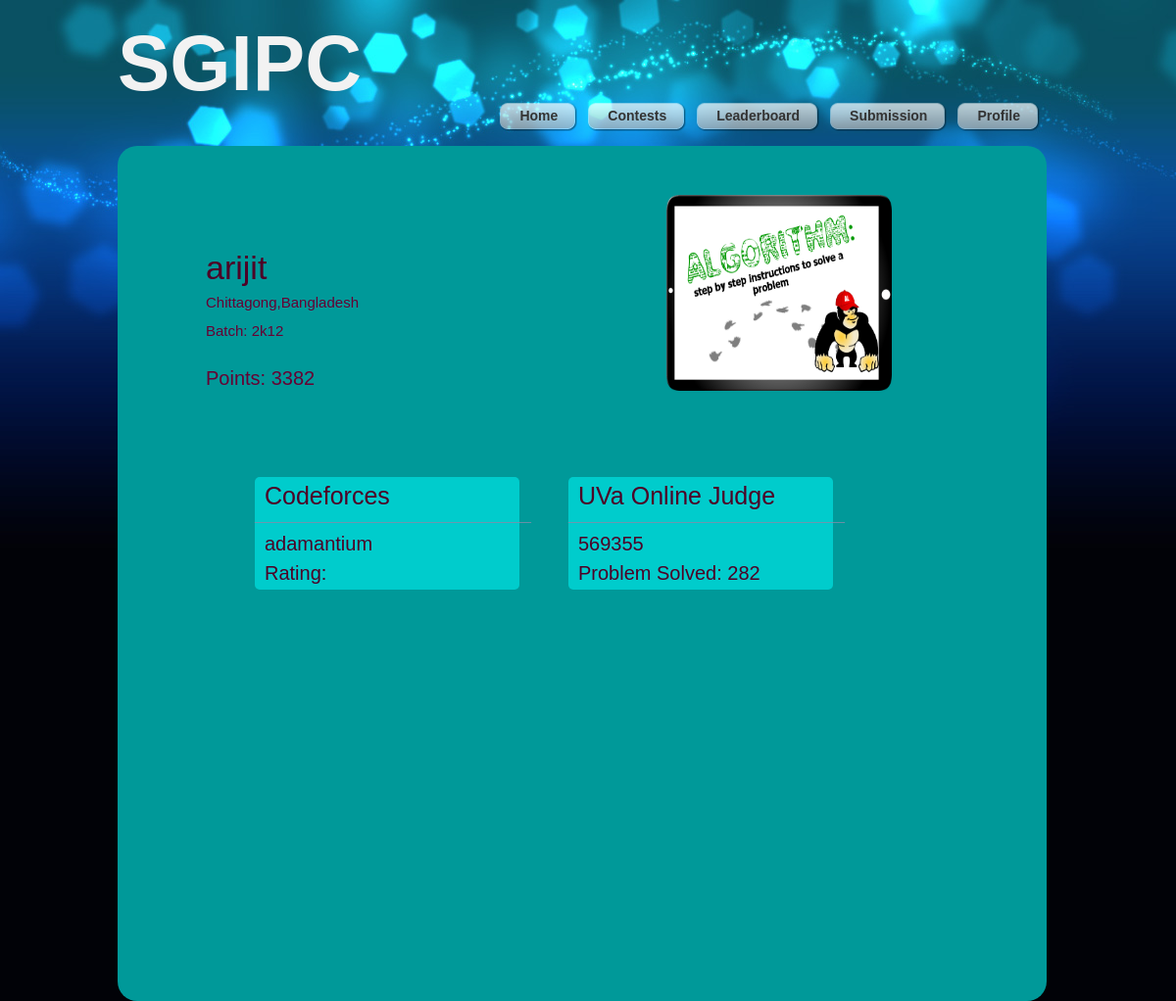
The page /other_profile.php?action=arijit (signed in) on the database its author committed.
### tables this page shows
CREATE TABLE IF NOT EXISTS `point_table` (
  `user_id` int(11) NOT NULL AUTO_INCREMENT,
  `user_name` varchar(255) NOT NULL,
  `point` int(11) NOT NULL,
  PRIMARY KEY (`user_id`)
);

CREATE TABLE IF NOT EXISTS `codeforces_id` (
  `id` int(11) NOT NULL AUTO_INCREMENT,
  `user_name` varchar(255) NOT NULL,
  `cf_id` varchar(255) NOT NULL,
  PRIMARY KEY (`id`)
);

CREATE TABLE IF NOT EXISTS `uva_id` (
  `user_id` int(11) NOT NULL AUTO_INCREMENT,
  `user_name` varchar(255) NOT NULL,
  `handle` varchar(255) NOT NULL,
  PRIMARY KEY (`user_id`)
);

CREATE TABLE IF NOT EXISTS `uva_solve` (
  `user_id` int(11) NOT NULL AUTO_INCREMENT,
  `user_name` varchar(255) NOT NULL,
  `solve` int(11) NOT NULL,
  PRIMARY KEY (`user_id`)
);

### other_profile.php (the view, shortened to what this page needs)
<?php
include "main_page.php";
?>
<head>
  </head>
<body>
<div id="tooplate_outer_wrapper">
    <div id="tooplate_wrapper">
        <?php
            include "header_desc.php";
        ?>
        <div id="tooplate_middle">
            <div style="width:900px;">
                <div style="float:left;height:100px; width:300px;margin-left:50px;margin-top:20px;">
                    <h1 style="color:#4d0026"><?php echo $_GET['action'];?></h1>
                    <div style="margin-top:10px;font-size:15px">
                        <?php
                            $user=$_GET['action'];
                            $sql="SELECT * FROM login_info WHERE user_name='$user'";
                            while($row=mysql_fetch_array(mysql_query($sql)))
                            {
                                if($row['user_name']==$user)
                                {
                                    echo '<p style="color:#660033">'.$row['city'].','.$row['country'].'</p>';
                                    echo '<p style="color:#660033">Batch: '.$row['batch'].'</p>';
                                    break;
                                }
                            }
                        ?>
                    <br>
                    <?php
                        $user=$_GET['action'];
                        $sql="SELECT * FROM point_table WHERE user_name='$user'";
                        $result=mysql_query($sql);
                        while($row=mysql_fetch_array($result))
                        {
                            if($row['user_name']==$user)
                            {
                                echo '<p style="color:#660033; font-size:20px">Points: '.$row['point'].'</p>';
                            }
                        }
                    ?>
                    </div>
                </div>
                <div style="float:left;height:100px; width:400px;margin-right:60px;margin-top:10px;">
                    <?php
                        $user=$_GET['action'];
                        $sql="SELECT user_name,image FROM login_info WHERE user_name='$user'";
                        $result=mysql_query($sql);
                        while($row=mysql_fetch_array($result))
                        {
                            if($row['user_name']==$user)
                            {
                                if($row['image']=="")
                                    echo '<img src="images/default_image.jpg" style="height:200px;width:230px;">';
                                else
                                    echo '<img src="images/'.$row['image'].'" style="height:200px;width:230px;">';
                            }
                        }
                    ?>
                </div>
            </div>
            <br>
            <br>
            <br>
            <br>
            <div style="width:900px;margin-top:200px;">
                <div style="float:left;margin-top:20px;margin-left:100px;/*border:1px solid black;*/width:270px;height:115px;background-color:#00cccc;border-radius:5px">
                    <div style="font-size:25px;color:#4d0026;margin-left:10px;margin-right:auto;margin-top:10px">
                        Codeforces
                    </div>
                    <p>_______________________________________</p>
                    <?php
                        $val=$_GET['action'];
                        $sql="SELECT * FROM codeforces_id WHERE user_name='$val'";
                        $result=mysql_query($sql);
                        while($row = mysql_fetch_array($result))
                        {
                            if($row['user_name']==$val)
                            {
                                $lfm = null;
                                if (empty($lfm)) {
                                    $lfm = file_get_contents("http://codeforces.com/api/user.info?handles=".$row['cf_id']."");
                                }
                                $data=json_decode($lfm,true);
                                $val= $data['result'];
                                echo '<a href="http://codeforces.com/profile/'.$row['cf_id'].'" style="color:#4d0026; font-size:20px; text-decoration:none;margin-left:10px;">'.$row['cf_id'].'</a>';
                                echo '<p style="color:#4d0026; font-size:20px;margin-left:10px;margin-top:10px;">Rating:'.$val[0]['rating'].'</p>';
                                break;
                            }
                        }
                     ?>
                </div>
                <div style="float:left;margin-top:20px;margin-left:50px;/*border:1px solid black;*/width:270px;height:115px;background-color:#00cccc;border-radius:5px">
                    <div style="font-size:25px;color:#4d0026;margin-left:10px;margin-right:auto;margin-top:10px">
                        UVa Online Judge
                    </div>
                    <p>_______________________________________</p>
                    <?php
                        $val=$_GET['action'];
                        $sql="SELECT * FROM uva_solve WHERE user_name='$val'";
                        $result=mysql_query($sql);
                        $solved=0;
                        while($row=mysql_fetch_array($result))
                        {
                            if($row['user_name']==$val)
                            {
                                $solved=$row['solve'];
                                break;
                            }
                        }
                        $sql="SELECT * FROM uva_id WHERE user_name='$val'";
                        $result=mysql_query($sql);
                        while($row = mysql_fetch_array($result))
                        {
                            if($row['user_name']==$val)
                            {
                                echo '<a href="#" style="color:#4d0026; font-size:20px; text-decoration:none;margin-left:10px;">'.$row['handle'].'</a>';
                                echo '<p style="color:#4d0026; font-size:20px;margin-left:10px;margin-top:10px;">Problem Solved: '.$solved.'</p>';
                                break;
                            }
                        }
                     ?>
                </div>
            </div>
            <br><br><br><br><br><br><br><br><br><br><br>
            <div style="width:500px;height:300px;background-color: #009999;margin-left:150px;" id="chart_div">
            </div>
        </div>
    </div>
</div>
</body>
</html>

### tooplate_style.css (style rules this page uses)
body { margin: 0; padding: 0; color: #818da9; font-family: Tahoma, Geneva, sans-serif; font-size: 13px; line-height: 1.5em; background-color: #010207; background-position: top; background-repeat: repeat-x; background-image: url(images/tooplate_body_wrapper.jpg) }
a, a:link, a:visited { color: #22c9c9; font-weight: normal; text-decoration: underline; font-size: 12px; }
p { margin: 0 0 10px 0; padding: 0; }
img { border: none; }
h1, h2, h3, h4, h5, h6 { color: #fff; font-weight: normal; }
h1 { font-size: 34px; margin: 50px 0 0px; padding: 5px 0 }
#tooplate_outer_wrapper { width: 100%; background: url(images/tooplate_body.jpg) center top no-repeat; }
#tooplate_wrapper { width: 960px; padding: 0 10px; margin: 0 auto; background:url(images/tooplate_body.jpg) center top no-repeat; }
#tooplate_middle { clear: both; width: 868px; padding: 40px; overflow: hidden; background-color: #009999; border-radius: 20px; }
#tooplate_middle img { float: right; margin-left: 60px; }

### rows shown on the page
point_table: point "3382"
codeforces_id: cf "adamantium"
uva_id: handle "569355"
uva_solve: solve "282"

### other values the page prints
$_GET['action'] "arijit"
$row['city'] "Chittagong"
$row['country'] "Bangladesh"
$row['batch'] "2k12"
